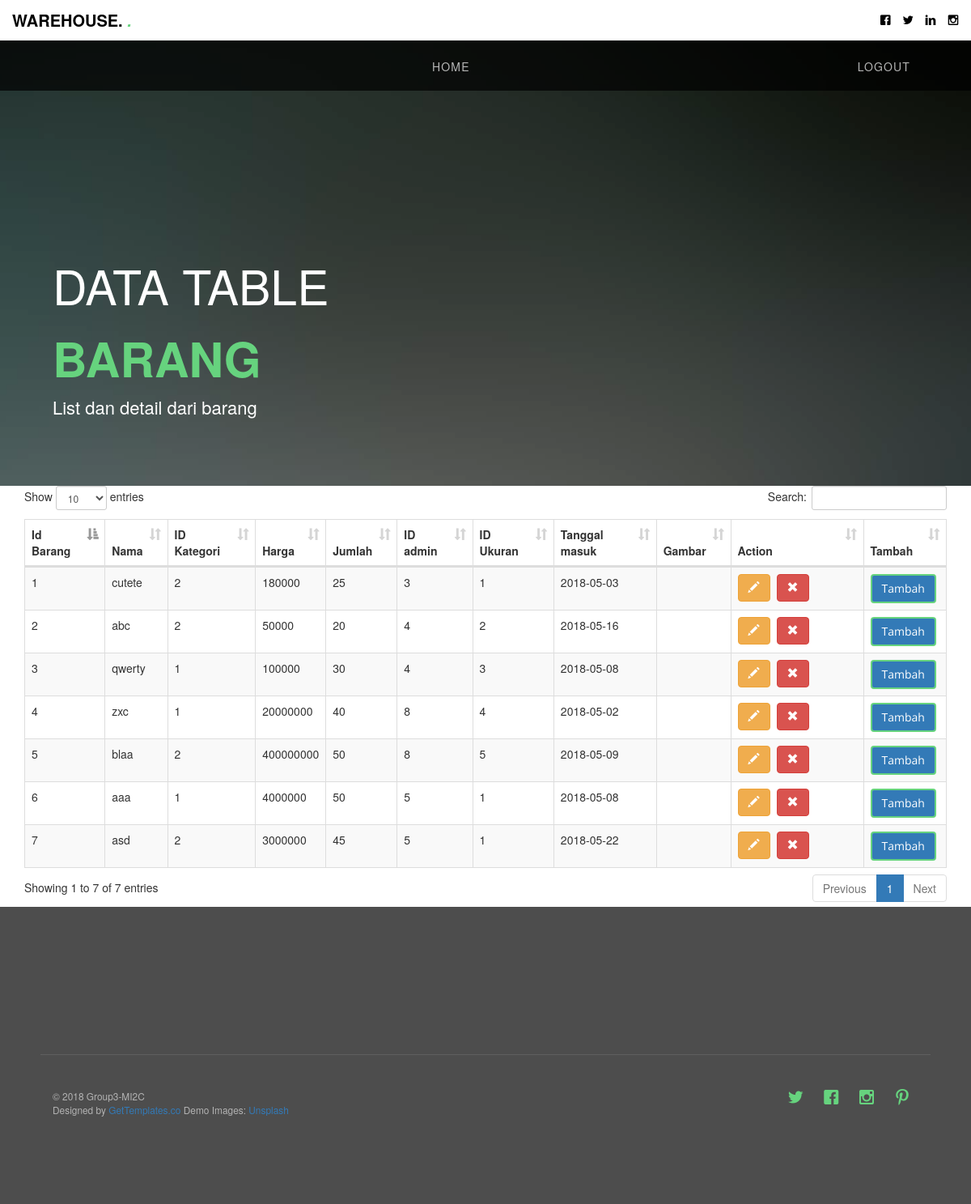
Page /index.php/tabelbarang on the earlier database version.
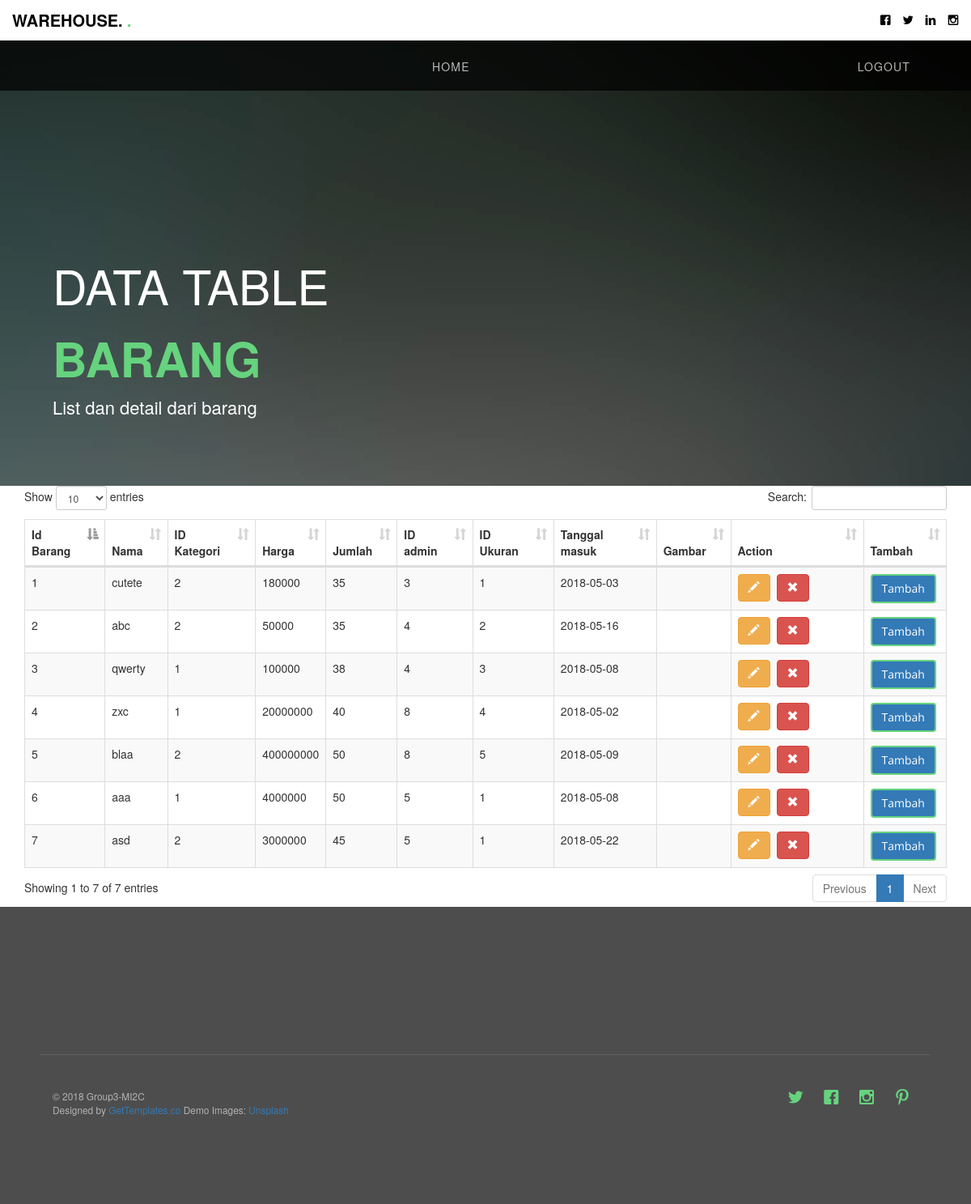
Same page on the later database version.
### tables this page shows
CREATE TABLE `barang` (
  `id_barang` int(11) NOT NULL,
  `nama` varchar(25) NOT NULL,
  `id_kategori` int(11) NOT NULL,
  `harga` varchar(25) NOT NULL,
  `jumlah` varchar(10) NOT NULL,
  `id_admin` int(11) NOT NULL,
  `id_ukuran` int(11) NOT NULL,
  `tgl_masuk` date NOT NULL,
  `Gambar` varchar(200) NOT NULL
);

CREATE TABLE `kategori` (
  `id_kategori` int(11) NOT NULL,
  `nama_kategori` varchar(50) NOT NULL
);

### application/controllers/Tabelbarang.php (called while the page is built, shortened)
<?php
class Tabelbarang extends CI_Controller {
	public function __construct()
	{
		$this->load->helper('url');
        $this->load->helper('form');
        $this->load->helper('text');
		$this->load->model('Gudang_model');
        $this->load->model('Barang_model');
        $this->load->model('Kategori_model');
        $this->load->model('Admin_model');
		$this->load->helper(array('url_helper','date','file'));
	}
	public function index()
	{
		$data['barang']=$this->Barang_model->get_all_barang();
		$this->load->view('admin/tabelbarang',$data);
	}
}

### index.php (called while the page is built, shortened)
<?php
require_once BASEPATH.'core/CodeIgniter.php';

### application/models/Barang_model.php (called while the page is built, shortened)
<?php
class Barang_model extends CI_Model
{
	public function get_all_barang($limit = FALSE, $offset = FALSE)
	{
        $this->db->order_by('barang.tgl_masuk', 'DESC');
        $this->db->join('kategori', 'kategori.id_kategori = barang.id_kategori');
		$this->db->from('barang');
		$query=$this->db->get();
		return $query->result();
	}
}

### application/views/admin/tabelbarang.php (the view, shortened to what this page needs)
<!DOCTYPE html>
<html>
<?php $this->load->view('admin/header');?>
<header id="gtco-header" class="gtco-cover gtco-cover-sm" role="banner" style="background-image: url(http://localhost:8080/ci3-gudang/assets/images/img_bg_3.jpg)" data-stellar-background-ratio="0.5">
    <div class="overlay"></div>
    <div class="gtco-container">
      <div class="row row-mt-15em">
        <div class="col-md-7 mt-text text-left animate-box" data-animate-effect="fadeInUp">
          <h1>DATA TABLE <strong>BARANG</strong></h1>
          <h2>List dan detail dari barang</h2>
        </div>
      </div>
    </div>
  </header>
    <head>
    <link href="<?php echo base_url('assests/bootstrap/css/bootstrap.min.css')?>" rel="stylesheet">
    <link href="<?php echo base_url('assests/datatables/css/dataTables.bootstrap.css')?>" rel="stylesheet">
  </head>
  <body>
  <div class="container">
    <br />
    <br />
    <br />
    <table id="table_id" class="table table-striped table-bordered" cellspacing="0" width="100%">
      <thead>
        <tr>
         <th>Id Barang</th>
          <th>Nama</th>
          <th>ID Kategori</th>
          <th>Harga</th>
          <th>Jumlah</th>
          <th>ID admin</th>
          <th>ID Ukuran</th>
          <th>Tanggal masuk</th>
          <th>Gambar</th>
          <th style="width:125px;">Action</th>
            <th>Tambah</th>
        </tr>
      </thead>
      <tbody>
        <?php foreach($barang as $tabelbarang){?>
             <tr>
                 <td><?php echo $tabelbarang->id_barang;?></td>
                 <td><?php echo $tabelbarang->nama;?></td>
                 <td><?php echo $tabelbarang->id_kategori;?></td>
                 <td><?php echo $tabelbarang->harga;?></td>
                 <td><?php echo $tabelbarang->jumlah;?></td>
                 <td><?php echo $tabelbarang->id_admin;?></td>
                 <td><?php echo $tabelbarang->id_ukuran;?></td>
                 <td><?php echo $tabelbarang->tgl_masuk;?></td>
                  <td><?php echo $tabelbarang->Gambar;?></td>
                <td>
                  <button class="btn btn-warning" onclick="edit_tabelbarang(<?php echo $tabelbarang->id_barang;?>)"><i class="glyphicon glyphicon-pencil"></i></button>
                  <button class="btn btn-danger" onclick="delete_tabelbarang(<?php echo $tabelbarang->id_barang;?>)"><i class="glyphicon glyphicon-remove"></i></button>
                </td>
                <td>
                  <a href="<?php echo site_url('Tabelbarang/transaksi/'.$tabelbarang->id_barang)?>"><button class="btn btn-primary">Tambah</button></a>
                </td>
              </tr>
             <?php }?>
      </tbody>
    </table>
  </div>
  </body>
</html>
<?php $this->load->view('admin/footertabel');?>

### application/views/admin/header.php (shortened to what this page needs)
<!DOCTYPE HTML>
<html>
	<head>
	<link rel="stylesheet" href="http://localhost:8080/ci3-gudang/assets/css/animate.css">
	<link rel="stylesheet" href="http://localhost:8080/ci3-gudang/assets/css/icomoon.css">
	<link rel="stylesheet" href="http://localhost:8080/ci3-gudang/assets/css/themify-icons.css">
	<link rel="stylesheet" href="http://localhost:8080/ci3-gudang/assets/css/bootstrap.css">
	<link rel="stylesheet" href="http://localhost:8080/ci3-gudang/assets/css/magnific-popup.css">
	<link rel="stylesheet" href="http://localhost:8080/ci3-gudang/assets/css/owl.carousel.min.css">
	<link rel="stylesheet" href="http://localhost:8080/ci3-gudang/assets/css/owl.theme.default.min.css">
	<link rel="stylesheet" href="http://localhost:8080/ci3-gudang/assets/css/style.css">
	</head>
	<body>
	<div id="page">
	<div class="page-inner">
	<div id="head-top" style="position: absolute; width: 100%; top: 0; ">
		<div class="gtco-top">
			<div class="container-fluid">
				<div class="row">
					<div class="col-md-6 col-xs-6">
						<div id="gtco-logo"><a href="home">WAREHOUSE. <em>.</em></a></div>
					</div>
					<div class="col-md-6 col-xs-6 social-icons">
						<ul class="gtco-social-top">
							<li><a href="#"><i class="icon-facebook"></i></a></li>
							<li><a href="#"><i class="icon-twitter"></i></a></li>
							<li><a href="#"><i class="icon-linkedin"></i></a></li>
							<li><a href="#"><i class="icon-instagram"></i></a></li>
						</ul>
					</div>
				</div>
			</div>
		</div>
		<nav class="gtco-nav sticky-banner" role="navigation">
			<div class="gtco-container">
				<div class="row">
					<div class="col-xs-12 menu-1"><center>
						<ul>
							<li class="active">
								<li class="has-dropdown">
									<a href="<?php echo site_url('Welcome/dashboard_admin/')?>">Home</a>
								</li>
							</li>
							<li class="">
								<li class="pull-right">
									<a href="<?php echo site_url('Welcome/logout/')?>">Logout</a>
								</li>
							</li>
						</center>
					</div>
				</div>
			</div>
		</nav>
	</div>

### application/views/admin/footertabel.php (shortened to what this page needs)
	<footer id="gtco-footer" role="contentinfo">
		<div class="gtco-container">
			<div class="row copyright">
				<div class="col-md-12">
					<p class="pull-left">
						<small class="block">&copy; 2018 Group3-MI2C</small>
						<small class="block">Designed by <a href="http://GetTemplates.co/" target="_blank">GetTemplates.co</a> Demo Images: <a href="http://unsplash.com/" target="_blank">Unsplash</a></small>
					</p>
					<p class="pull-right">
						<ul class="gtco-social-icons pull-right">
							<li><a href="#"><i class="icon-twitter"></i></a></li>
							<li><a href="#"><i class="icon-facebook"></i></a></li>
							<li><a href="#"><i class="icon-instagram"></i></a></li>
							<li><a href="#"><i class="icon-pinterest"></i></a></li>
					</p>
				</div>
			</div>
		</div>
	</footer>
	</body>
</html>

### assets/css/icomoon.css (style rules this page uses)
[class^="icon-"], [class*=" icon-"] { font-family: 'icomoon' !important; speak: none; font-style: normal; font-weight: normal; font-variant: normal; text-transform: none; line-height: 1; -webkit-font-smoothing: antialiased; -moz-osx-font-smoothing: grayscale; }
.icon-facebook:before { content: "\ea67"; }
.icon-instagram:before { content: "\ea6f"; }
.icon-linkedin:before { content: "\ea73"; }
.icon-pinterest:before { content: "\ea75"; }
.icon-twitter:before { content: "\ea7c"; }

Differences in the rows shown:
changed barang "abc": jumlah "20" → "35"
changed barang "qwerty": jumlah "30" → "38"
changed barang "cutete": jumlah "25" → "35"
